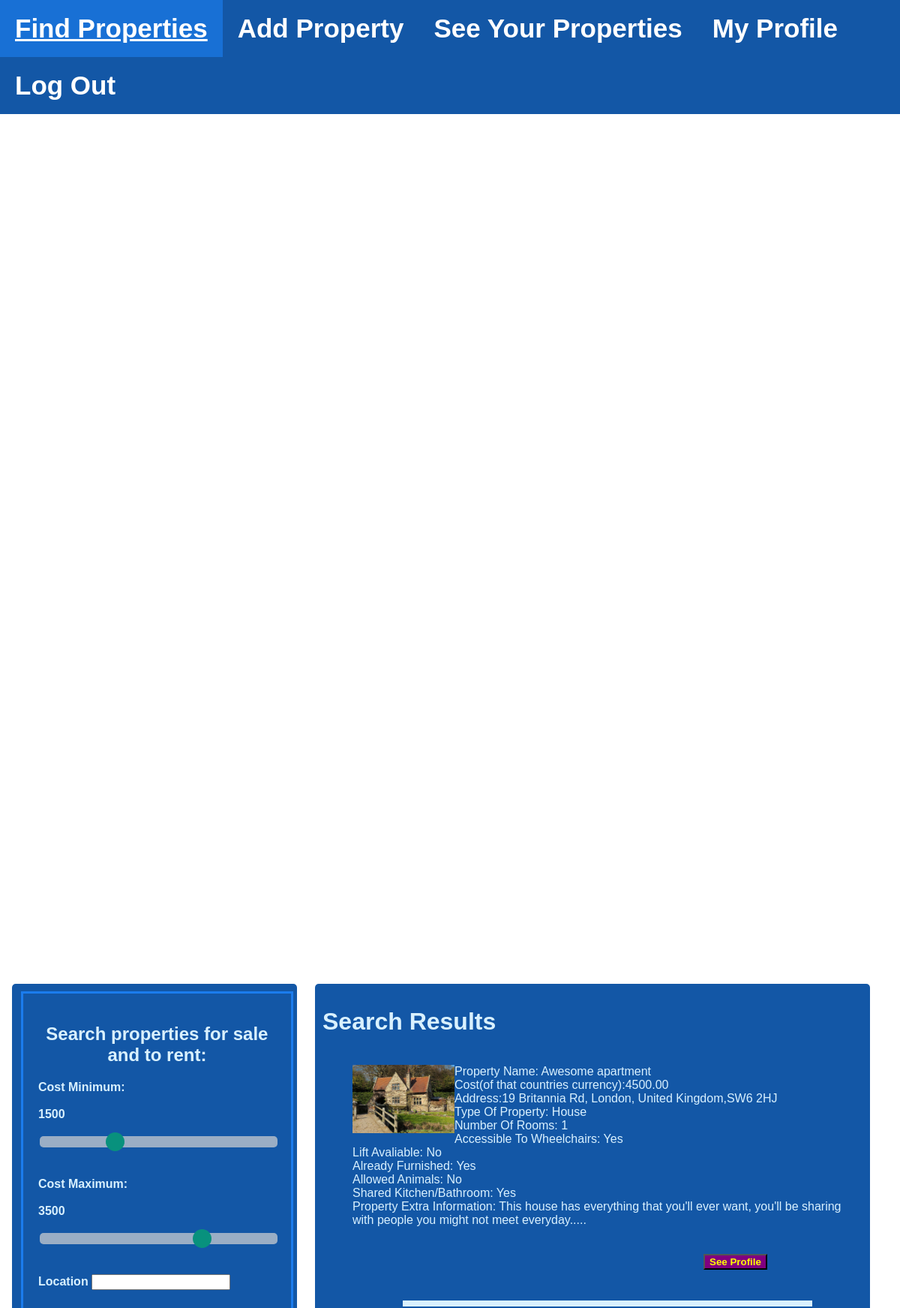
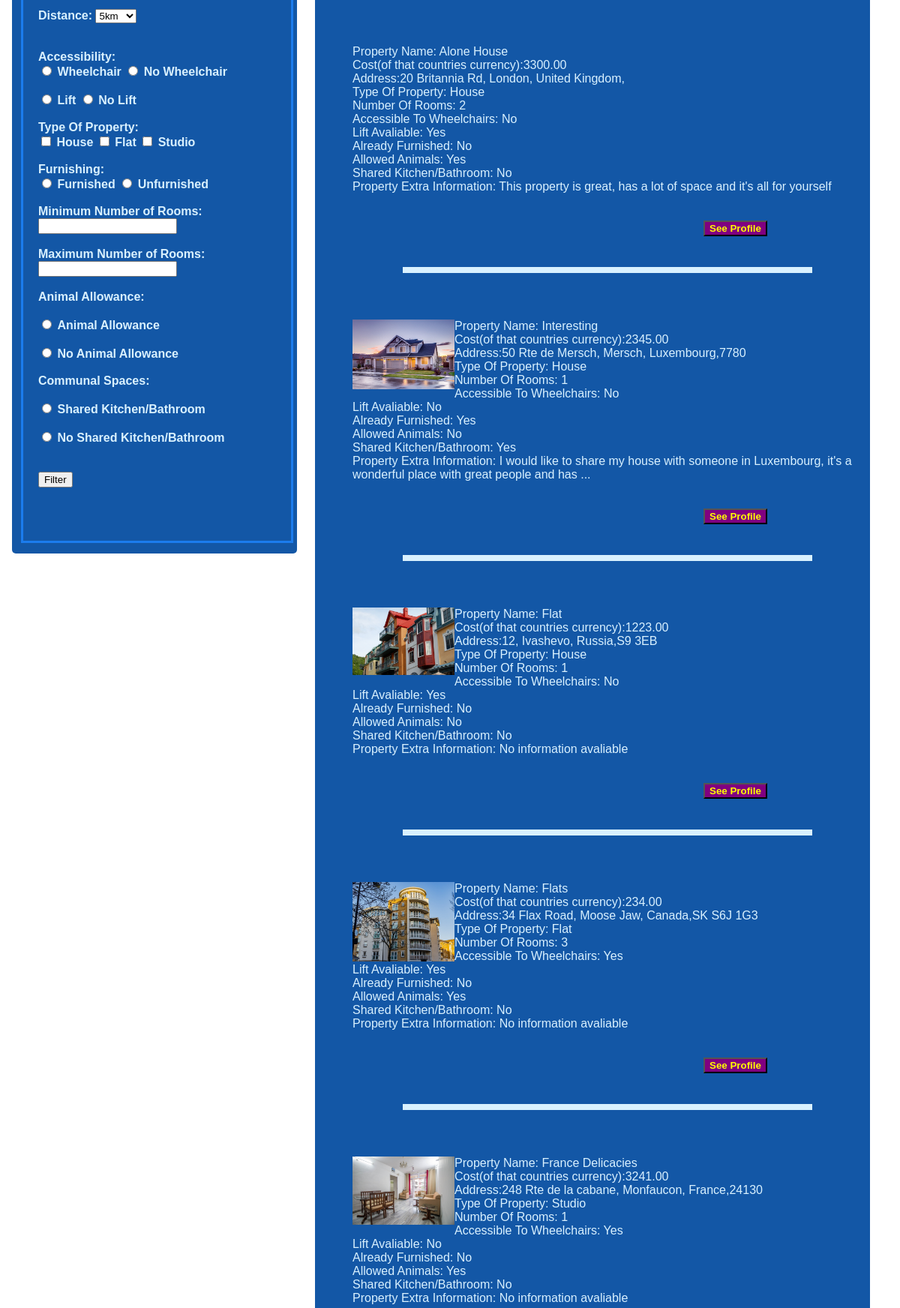
The page /filter/ (signed in, upper part) on the database its author committed (2 pictures, top to bottom).
### flatworks/models.py (models this page shows, shortened)
class Property_Image(models.Model):
    property = models.OneToOneField(Property,on_delete=models.CASCADE,null=True) #Picture belongs to a property
    image_file= models.ImageField(upload_to='images/properties_imgs/', null=True, verbose_name="",blank=True) #Image file itself

class Property(models.Model):
    property_name = models.CharField(max_length=100) #Name of property
    property_cost = models.DecimalField(max_digits=8, decimal_places=2) #Cost of property
    property_address = models.CharField(max_length=200, unique=True) #Address of property
    property_city = models.CharField(max_length=40) #City of property
    property_borough = models.CharField(max_length=40, blank=True) #Borough of property
    property_country = models.CharField(max_length=40) #Country of property
    property_postal_code = models.CharField(max_length=15, blank=True) #Postal Code of property
    property_url = models.URLField(null=True, unique=True) #URL of property
    property_user = models.ForeignKey(User,on_delete=models.CASCADE,null=True)#Properties the user owns, this is many to one so the user can have many properties
    property_type = models.IntegerField(choices=((1,'House'),(2,'Flat'),(3,'Studio'))) #Property type, 1 for house, 2 for flat, 3 for studio, 4 for business room
    property_accessibility_wheelchair = models.BooleanField() #Accessible to wheelchairs
    property_accessibility_lift = models.BooleanField() #Has a lift
    property_furnished = models.BooleanField() #Furnished
    property_number_of_rooms = models.IntegerField() #Number of rooms
    property_animal_allowance = models.BooleanField() #Allowed animals
    property_communal_spaces = models.BooleanField() #Sharing space or not
    property_information = models.TextField(blank=True) #Property information
    property_latitude = models.FloatField(default = 0) #For latitude, of the location
    property_longitude = models.FloatField(default = 0) #For longitude, of the location

### flatworks/views.py (the view, shortened to what this page needs)
# urls.py: path('filter/', views.filtering, name='filter'),
@login_required(login_url='log-in')
def filtering(request):
    find_user_type = int(User.user_objects.get(link_to_django_user_id=request.user.id).user_type) #Finds the user type
    if (find_user_type == 1) | (find_user_type == 3): #If consultant or developer
        filtered_properties = results(request) #Uses the function results to output the properties filtered
        images = Property_Image.objects.all() #This is all the data in property image table
        picture_files = []
        for each_item in filtered_properties:
            try:
                picture_files +=[images.filter(property_id__exact = each_item.id)[0]]
            except:
                picture_files = picture_files
        if (request.method=="POST") & (request.POST.get('see-profile') != None):
            return redirect('see-oth-prof', pk = request.POST.get('see-profile') )
        if picture_files==[]:
            context = {'object_list':filtered_properties}#If there are no picture files then only the filtered_properties are given
        else:
            context = {'object_list':filtered_properties,'image':picture_files}
        return render(request, 'flatworks/partial-filter.html', context)#Renders the partial filter html if the user hasn't filtered yet
    else:
        return redirect('see-prop') #Can't access filter + results if landlord

### flatworks/templates/flatworks/partial-filter.html (shortened to what this page needs)
{% extends 'flatworks/layouts/maintemp.html' %}
{% block content %}
	{% load static %}
		<link rel="stylesheet" href="{% static 'css/filter.css' %}">
		<link rel="stylesheet" href="{% static 'css/nav.css' %}">
	<head>
		<div id="navigation" class = "navbar">
			<ul id="navBar" >
				<div id="navbar-left">
					<li><a class="active" id = "filter" href="{% url 'filter' %}">Find Properties</a></li>
					<li><a id = "add" href="{% url 'add-prop' %}">Add Property</a></li>
					<li><a id = "see" href="{% url 'see-prop' %}">See Your Properties</a></li>
					<li><a id = "profile" href="{% url 'see-prof' %}">My Profile</a></li>
					<li><a id = "logout" href="{% url 'log-out' %}">Log Out</a></li>
				</div>
			</ul>
		</div>
	</head>
	<body>
		<div style = "padding: 75px;
		text-align: left;"id="filters">
			<form style = "border-radius: 5px; background-color: #1357a6; padding: 10px; height: 1150px; width: 30%; position: absolute; right: 67%; top:30%;"id="form1" name="filter" method="POST" >
				<fieldset style = "border: 3px solid #1b7ced; padding: 20px; height: 1100px; width: 88%;" id="field1">
					<h2 style = "color: #d9f1ff; font-size: 1.5em; font-weight: bolder; text-align: center;"id="filterHead">Search properties for sale and to rent:</h2>
					<div class="slidecontainer" >
						<label class = "cost" for="cost">Cost Minimum:</label><br>
						<br><span class = "value" id="slider" style = "color: #d9f1ff;font-weight:bold;">1500</span>
						<br><br><input type="range" min=0 max= 5000 step="1" name="cost_min" value=1500 onchange="min_value(this.value)" class = "slider" id="slider_info_min">
						<br><br><br>
					</div>
					<div class="slidecontainer" >
						<label class = "cost" for="cost">Cost Maximum:</label><br>
						<br><span class = "value2" id="slider2" style = "color: #d9f1ff;font-weight:bold;">3500</span>
						<br><br><input type="range"  min = 0 max = 5000 step="1" name="cost_max" value=3500  onchange="max_value(this.value)" class = "slider" id="slider_info_max">
						<br><br><br>
					</div>
					<div class="location">
						<label for="location">Location</label>
						<input type="text" name="location" required><br><br><br>
						<label for="distance">Distance:</label>
						<select name="distance" id="distance">
							<option value="5">5km</option>
						</select><br><br><br>
					</div>
					<div class="accessible">
						<label for="accessibility">Accessibility:</label><br>
						<input type="radio" name="wheelchair" value="1" />
						<label for="nowheelchair">Wheelchair</label>
						<input type="radio" name="wheelchair" value="0" />
						<label for="wheelchair">No Wheelchair</label><br><br>
						<input type="radio" name="lift" value="1" />
						<label for="lift">Lift</label>
						<input type="radio" name="lift" value="0" />
						<label for="nolift">No Lift</label><br><br>
					</div>
					<div class="propertyType">
						<label for="propType">Type Of Property:</label><br>
						<input type="checkbox" name="house" value="1" />
						<label for="house">House</label>
						<input type="checkbox" name="flat" value="2" />
						<label for="flat">Flat</label>
						<input type="checkbox" name="studio" value="3" />
						<label for="studio">Studio</label><br><br>
					</div>
					<div class="furnished">
						<label for="furnishing">Furnishing:</label><br>
						<input type="radio" name="furnished" value="1" />
						<label for="furnished">Furnished</label>
						<input type="radio" name="furnished" value="0" />
						<label for="unfurnished">Unfurnished</label><br><br>
					</div>
					<div class="rooms">
						<label for="min_noofrooms">Minimum Number of Rooms:</label>
						<input type="text" name="min_noofrooms" /><br><br>
					</div>
					<div class="rooms">
						<label for="max_noofrooms">Maximum Number of Rooms:</label>
						<input type="text" name="max_noofrooms" /><br><br>
					</div>
					<div class="allowedanimals">
						<label for="animalallowance">Animal Allowance:</label><br><br>
						<input type="radio" name="animalallowance" value="1" />
						<label for="animalallowance">Animal Allowance</label><br><br>
						<input type="radio" name="animalallowance" value="0" />
						<label for="noanimalallowance">No Animal Allowance</label><br><br>
					</div>
					<div class="communalspaces">
						<label for="communalspaces">Communal Spaces:</label><br><br>
						<input type="radio" name="communalspaces" value="1" />
						<label for="animalallowance">Shared Kitchen/Bathroom</label><br><br>
						<input type="radio" name="communalspaces" value="0" />
						<label for="communalspaces">No Shared Kitchen/Bathroom</label><br><br><br>
					</div>
					<button id="submitfilters" input type="submit">Filter</button>
				</fieldset>
			</form>
		</div>
		<div id="property_results">
		<h1>Search Results</h1>
			<ul>
				{% for info in object_list %}
					<br>
					{% for picture in image%}
						{%if picture.property_id == info.id %}
							<img style="width:20%; float: left;" src="{{picture.image_file.url}}"/>
						{% endif %}
					{% endfor %}
					Property Name: {{ info.property_name }}
					<br>Cost(of that countries currency):{{ info.property_cost }}
					<br>Address:{{info.property_address}}, {{info.property_city}}, {{info.property_country}},{{info.property_postal_code}}
					<br>Type Of Property:
					{% if info.property_type == 1 %}
						House
					{% elif info.property_type == 2 %}
						Flat
					{% elif info.property_type == 3 %}
						Studio
					{% endif %}
					<br>Number Of Rooms: {{info.property_number_of_rooms}}
					<br>Accessible To Wheelchairs:
					{% if info.property_accessibility_wheelchair == 0 %}
						No
					{%else%}
						Yes
					{%endif%}
					<br>Lift Avaliable:
					{% if info.property_accessibility_lift == 0 %}
						No
					{%else%}
						Yes
					{%endif%}
					<br>Already Furnished:
					{% if info.property_furnished == 0 %}
						No
					{%else%}
						Yes
					{%endif%}
					<br>Allowed Animals:
					{% if info.property_animal_allowance == 0 %}
						No
					{%else%}
						Yes
					{%endif%}
					<br>Shared Kitchen/Bathroom:
					{% if info.property_furnished == 0 %}
						No
					{%else%}
						Yes
					{%endif%}
					<br>Property Extra Information:
					{% if info.property_information == "" %}
						No information avaliable <br><br><br>
					{%else%}
						{{info.property_information}} <br><br><br>
					{%endif%}
					{% if info.property_url == None%}
						<form id="forms" name="filter" method="POST" action = "" />
							<button name="see-profile" style ="position: absolute; left:70%; background-color:purple; color:yellow; font-weight:bold;"input type="submit" value ="{{info.property_user_id}}">See Profile</button><br> <br> <br>
						<hr align = "center" size="8" width="80%" color="#d9f1ff" />  <br><br>
					{% else %}
						<button name="see-site" style ="position: absolute; left:70%; background-color:purple; color:yellow; font-weight:bold;"input type="submit" onClick = "parent.open('{{info.property_url}}')">See Site</button><br> <br> <br>
						<hr align = "center" size="8" width="80%" color="#d9f1ff" />  <br><br>
					{% endif %}
				{% endfor %}
			</ul>
		</div>
	</body>
{% endblock content %}

### flatworks/templates/flatworks/layouts/maintemp.html (shortened to what this page needs)
<!DOCTYPE html>
<html lang="en">
<head>
</head>
<body>
    {% block content %}
    {% endblock content %}
</body>
</html>

### static/css/filter.css (style rules this page uses)
label { color: #d9f1ff; font-size: 1em; font-weight: bolder; }
div#property_results { color: #d9f1ff; background-color: #1357a6; border-radius: 5px; position: absolute; left: 35%; padding: 10px; width:60%; top:30%; }
.slidecontainer { width: 100%; }
.slider { -webkit-appearance: none; width: 100%; height: 15px; border-radius: 5px; background: #d3d3d3; outline: none; opacity: 0.7; -webkit-transition: .2s; transition: opacity .2s; }

### static/css/nav.css (style rules this page uses)
body { margin: 0%; font-family: Arial, Helvetica, sans-serif; }
#navBar { overflow: hidden; list-style-type: none; margin: 0; padding: 0; overflow: hidden; background-color: #1357a6; position: fixed; width: 100%; top: 0; z-index: 99; left: 0%; }
#navigation { padding:80px 10px; }
#navbar-left { font-size:35px; }
li { float: left; }
li a { display: block; color: white; text-align: center; font-weight: bold; padding: 18px 20px; text-decoration: none; }
.active { background-color: #1870d5; }

### rows shown on the page
Property: property_name "Awesome apartment", property_cost "4500.00", property_address "19 Britannia Rd", property_city "London", property_country "United Kingdom", property_postal_code "SW6 2HJ", property_type "House", property_number_of_rooms "1", property_accessibility_wheelchair "Yes", property_accessibility_lift "No", property_furnished "Yes", property_animal_allowance "No", property_information "This house has everything that you'll ever want, you'll be sharing with people you might not meet everyday.....", {{ info.property_user_id }} 11 (drawn)
Property_Image: image_file (picture)
Property: property_name "Alone House", property_cost "3300.00", property_address "20 Britannia Rd", property_city "London", property_country "United Kingdom", property_type "House", property_number_of_rooms "2", property_accessibility_wheelchair "No", property_accessibility_lift "Yes", property_furnished "No", property_animal_allowance "Yes", property_information "This property is great, has a lot of space and it's all for yourself", {{ info.property_user_id }} 11 (drawn)
Property: property_name "Interesting", property_cost "2345.00", property_address "50 Rte de Mersch", property_city "Mersch", property_country "Luxembourg", property_postal_code "7780", property_type "House", property_number_of_rooms "1", property_accessibility_wheelchair "No", property_accessibility_lift "No", property_furnished "Yes", property_animal_allowance "No", property_information "I would like to share my house with someone in Luxembourg, it's a wonderful place with great people and has ...", {{ info.property_user_id }} 10 (drawn)
Property_Image: image_file (picture)
Property: property_name "Flat", property_cost "1223.00", property_address "12", property_city "Ivashevo", property_country "Russia", property_postal_code "S9 3EB", property_type "House", property_number_of_rooms "1", property_accessibility_wheelchair "No", property_accessibility_lift "Yes", property_furnished "No", property_animal_allowance "No", property_information "No information avaliable", {{ info.property_user_id }} 9 (drawn)
Property_Image: image_file (picture)
Property: property_name "Flats", property_cost "234.00", property_address "34 Flax Road", property_city "Moose Jaw", property_country "Canada", property_postal_code "SK S6J 1G3", property_type "Flat", property_number_of_rooms "3", property_accessibility_wheelchair "Yes", property_accessibility_lift "Yes", property_furnished "No", property_animal_allowance "Yes", property_information "No information avaliable", {{ info.property_user_id }} 9 (drawn)
Property_Image: image_file (picture)
Property: property_name "France Delicacies", property_cost "3241.00", property_address "248 Rte de la cabane", property_city "Monfaucon", property_country "France", property_postal_code "24130", property_type "Studio", property_number_of_rooms "1", property_accessibility_wheelchair "Yes", property_accessibility_lift "No", property_furnished "No", property_animal_allowance "Yes", property_information "No information avaliable"
Property_Image: image_file (picture)
